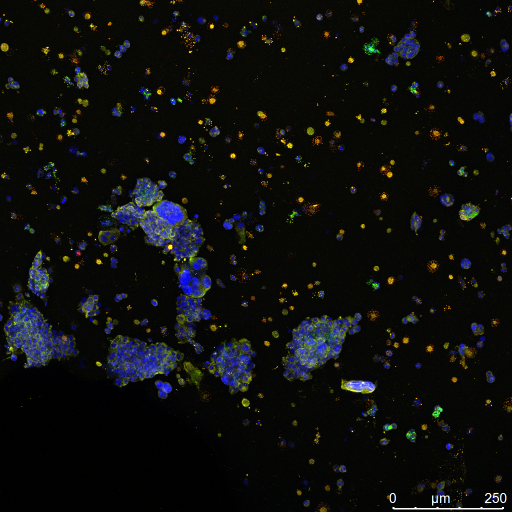
#> input picture 0.5mM_BMB_maxproj_01.tif, 1024 x 1024 px, given in place of ., which was not available (shown at 1/2 size)
$ python -i properties.py   (imports and definitions only)   (older library calls are emulated)
#> lines starting #> are read from the running program, lines starting #| are printed output that depends on the picture; after the words box and inside, x2 and y2 are one past the last pixel; in counts of white or black regions, pixels touching at a corner belong together; pictures that were not available may be replaced by others from this repository, and a replacement may not be noted
### cells_in_gel/preprocess.py
import matplotlib.pyplot as plt
import numpy as np
from scipy import ndimage
from scipy.ndimage import binary_fill_holes as fillholes
from skimage import img_as_ubyte
from skimage.util import img_as_float
from skimage.exposure import adjust_sigmoid
from skimage.filters import threshold_otsu, threshold_triangle, rank, laplace, sobel
from skimage.segmentation import clear_border
from skimage.measure import label
from skimage.morphology import closing, square, disk, remove_small_objects, opening, dilation, watershed, erosion
from skimage.color import label2rgb, rgb2gray
from skimage.transform import rescale
import os
from os.path import join
from scipy import ndimage as ndi


# [443 lines left out: functions frequency_filter, _check_dtype_supported, remove_large_objects, phalloidin_labeled, SMA_segment, colorize and 1 more, not called in this run]


def enhance_nucleis(image, open_selem=disk(5), image_display=True):
    """
    Highlight nucleis in the image.
    Make a sharp contrast between nucleis and background to highlight nucleis
    in the input image, achieved by opening, dilation, sobel, watershed, and threshod.
    Selem have default values while could be customize by user.

    Parameters
    ----------
    image : numpy.ndarray
        grayscale image which needs to enhance the nucleis.
    selem : numpy.ndarray
        area used for opening process, default to be disk(5).
    image_display : bool, str
        users choose whether to show the enhanced images, default to be True.
    ----------

    Return
    ----------
    Return a processed grayscale image(2 dimension array) with enhanced nucleis.

    """

    im1 = img_as_ubyte(image)
    im_open = opening(im1, open_selem)
    elevation_map = img_as_ubyte(dilation(sobel(im_open)), disk(4))
    im2 = watershed(elevation_map, im_open)
    im22 = (im2 > threshold_otsu(im2))*1
    im3 = erosion((fillholes(elevation_map))*1, disk(2))

    if image_display == True:
        fig, ax = plt.subplots(1, 2, figsize=(12, 6))
        ax[0].imshow(im22, cmap='gray')
        ax[1].imshow(im3, cmap='gray')
        ax[0].set_title('method1', fontsize=20)
        ax[1].set_title('method2', fontsize=20)
        ax[0].axis('off')
        ax[1].axis('off')
    else:
        pass

    return im22


# [28 lines left out: function list_of_images, not called in this run]

### cells_in_gel/properties.py
import matplotlib.pyplot as plt
import pandas as pd
import numpy as np
from skimage.measure import regionprops, regionprops_table
from skimage.color import label2rgb, rgb2gray
from scipy.ndimage import label
from cells_in_gel import preprocess as pp
from cells_in_gel.preprocess import enhance_nucleis


# [86 lines left out: functions im_properties, counting_nucleis, not called in this run]

>>> result = counting_nucleis('../0.5mM_BMB_maxproj_01.tif')
#> in counting_nucleis, im is the input picture: shape (1024, 1024, 3); mean R, G, B 13.8, 14.4, 13.4
#> in counting_nucleis, `im = rgb2gray(im)`:
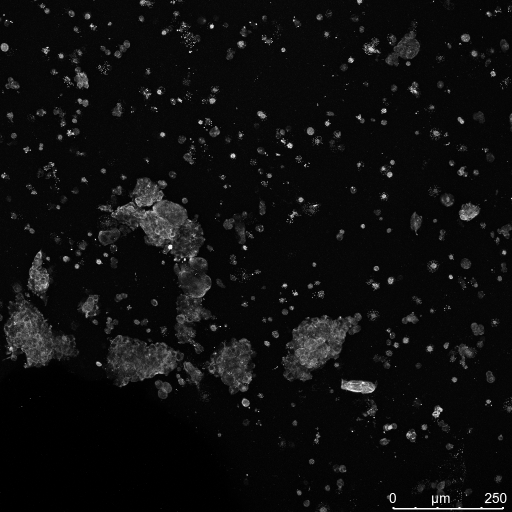
#> im: shape (1024, 1024) float64 (shown at 1/2 size); min 0, max 1, mean 0.0556
#> in enhance_nucleis, `im_open = opening(im1, open_selem)`:
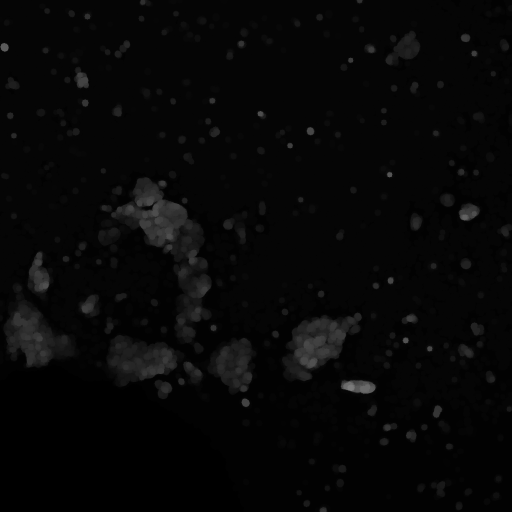
#> im_open: shape (1024, 1024) (shown at 1/2 size); min 0, max 123, mean 7
#> in enhance_nucleis, `elevation_map = img_as_ubyte(dilation(sobel(im_open)), disk(4))`:
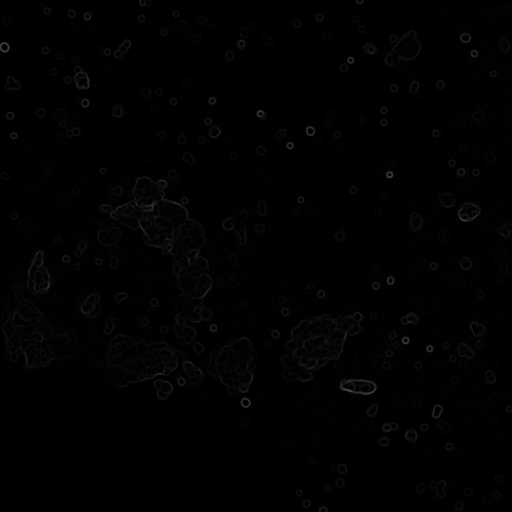
#> elevation_map: shape (1024, 1024) (shown at 1/2 size); min 0, max 78, mean 1.3
#> in enhance_nucleis, `im22 = (im2 > threshold_otsu(im2))*1`:
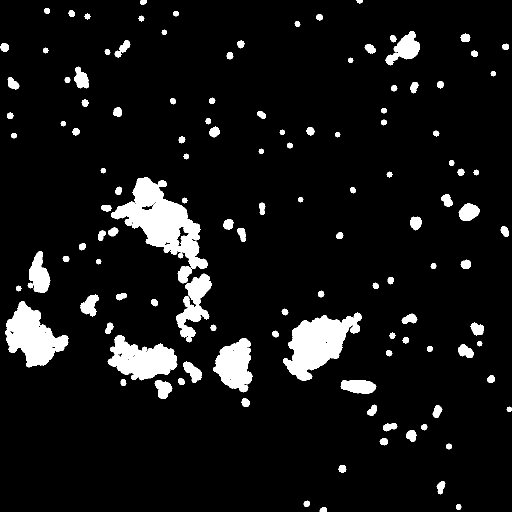
#> im22: shape (1024, 1024) int64 (shown at 1/2 size); values 0 (black) and 1 (white), 7.7% white; 125 white regions, largest, box (x1, y1, x2, y2) and area: (222, 354, 415, 538) 14460, (566, 625, 724, 762) 10947, (10, 602, 137, 735) 8809
#> in enhance_nucleis, `im3 = erosion((fillholes(elevation_map))*1, disk(2))`:
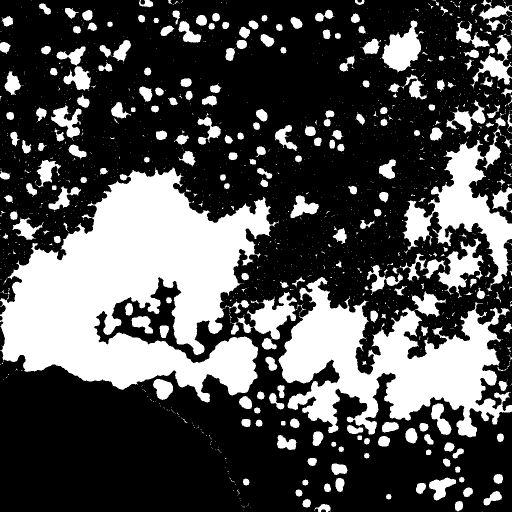
#> im3: shape (1024, 1024) int64 (shown at 1/2 size); values 0 (black) and 1 (white), 31.3% white; 1438 white regions (1178 under 20 px), largest, box (x1, y1, x2, y2) and area: (0, 335, 558, 805) 142563, (557, 554, 1024, 875) 71026, (805, 234, 1024, 583) 21832
#> in counting_nucleis, `labeled_nucleis, _ = label(im_thre)`:
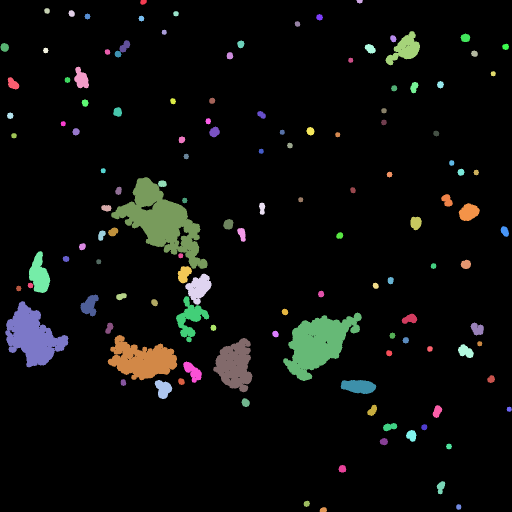
#> labeled_nucleis: shape (1024, 1024) int32 (shown at 1/2 size); 129 distinct labels, from 0 to 128; one colour per label, 0 black
#> in counting_nucleis, `image_label_overlay = label2rgb(labeled_nucleis, image=im)`:
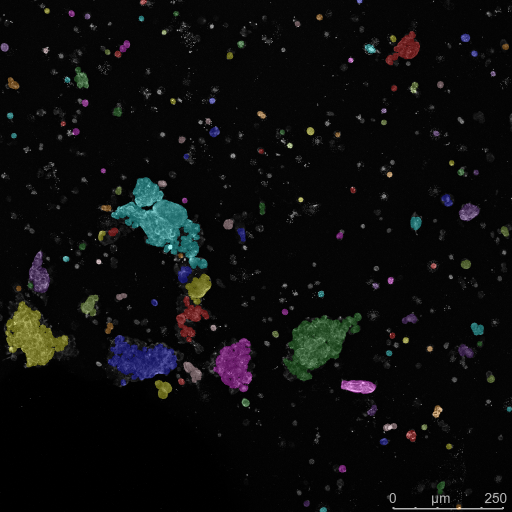
#> image_label_overlay: shape (1024, 1024, 3) float64 (shown at 1/2 size); mean R, G, B 0.0492, 0.0508, 0.0506
#> in counting_nucleis, `regions = pd.DataFrame(regionprops_table( labeled_nucleis, im_thre, pr..`: regions = table of 128 rows and 4 columns
#> (the run stopped early here; a loop or call above may not have finished)
